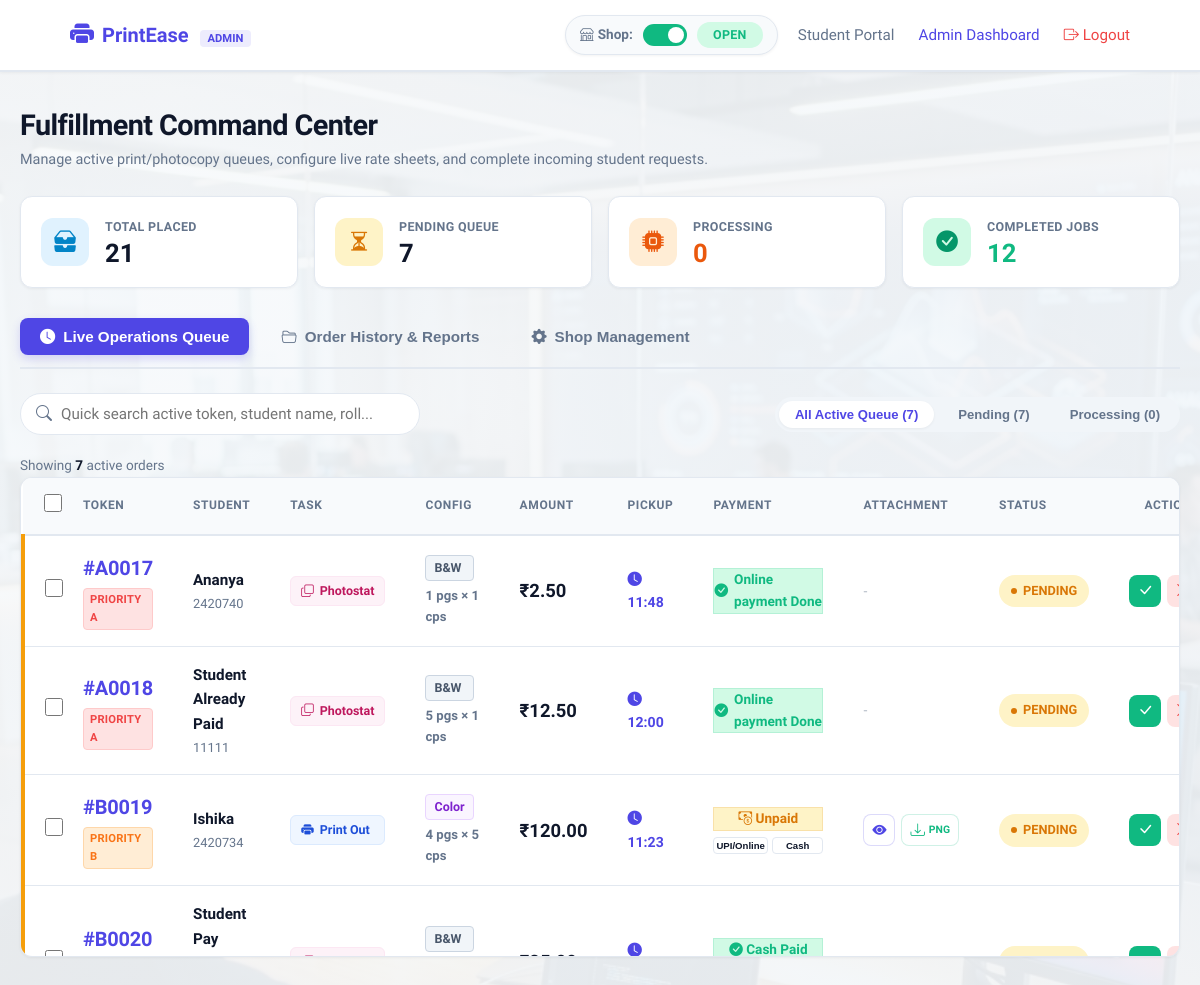
Before: /admin (signed in) with the older database file.
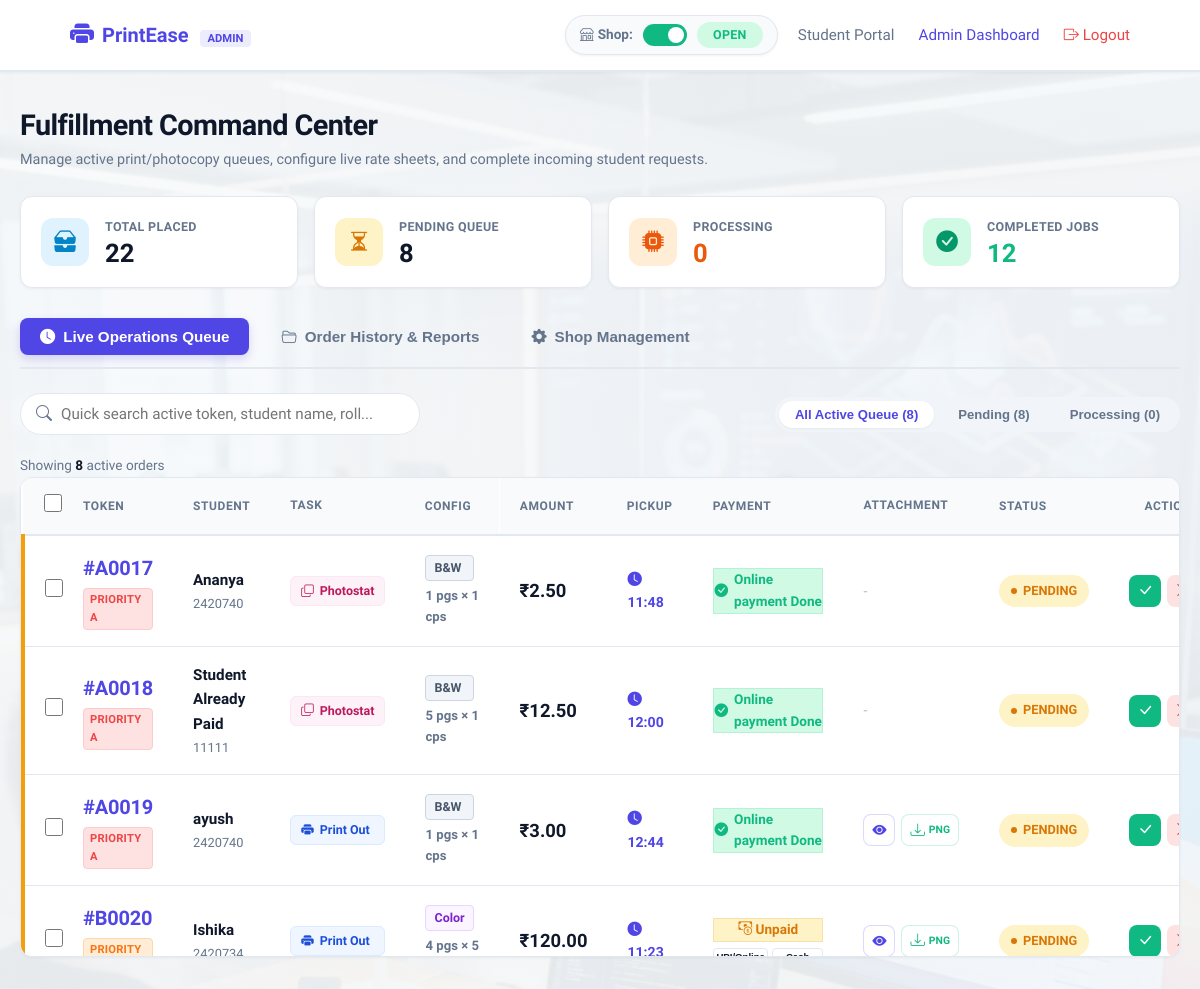
After: the same page with the newer database file.
### tables this page shows
CREATE TABLE orders(
            id INTEGER PRIMARY KEY AUTOINCREMENT,
            token INTEGER,
            name TEXT,
            roll_no TEXT,
            pages INTEGER,
            copies INTEGER DEFAULT 1,
            print_type TEXT,
            pickup_time TEXT,
            payment TEXT,
            status TEXT
        , task_type TEXT DEFAULT 'Print Out', file_path TEXT);

### app.py (the view)
@app.route("/admin")
def admin():
    conn = get_db_connection()
    cursor = conn.cursor()
    cursor.execute("SELECT * FROM orders ORDER BY CASE WHEN status = 'Processing' THEN 1 WHEN status = 'Pending' THEN 2 WHEN status = 'Completed' THEN 3 ELSE 4 END, token ASC, id ASC")
    orders = cursor.fetchall()
    cursor.execute("SELECT key, value FROM settings")
    settings = {row['key']: row['value'] for row in cursor.fetchall()}
    conn.close()
    pwd_error = session.pop("password_error", None)
    pwd_success = session.pop("password_success", None)
    return render_template("admin.html", orders=orders, shop_status=settings.get('shop_status', 'open'), shop_announcement=settings.get('shop_announcement', ''), settings=settings, pwd_error=pwd_error, pwd_success=pwd_success)

### app.py (called while the page is built)
def get_db_connection():
    conn = sqlite3.connect(DATABASE_PATH)
    conn.row_factory = sqlite3.Row
    return conn

@app.before_request
def require_login():
    if request.path.startswith("/admin") and request.path != "/admin/login":
        if not session.get("logged_in"):
            return redirect(url_for("admin_login"))

### templates/admin.html (shortened to what the changed rows need)
<!DOCTYPE html>
<html lang="en">
<head>
    <link rel="stylesheet" href="{{ url_for('static', filename='style.css') }}">
    <link rel="stylesheet" href="https://cdn.jsdelivr.net/npm/bootstrap-icons@1.11.1/font/bootstrap-icons.css">
</head>
<body class="admin-body-bg">
    <main class="container admin-main">
        <section class="admin-title-row">
            <div>
                <h1 class="admin-page-title">Fulfillment Command Center</h1>
            </div>
        </section>
        {% set total_orders = orders|length %}
        {% set pending_count = namespace(val=0) %}
        {% set processing_count = namespace(val=0) %}
        {% set completed_count = namespace(val=0) %}
        {% for order in orders %}
            {% if order.status == 'Pending' %}
                {% set pending_count.val = pending_count.val + 1 %}
            {% elif order.status == 'Processing' %}
                {% set processing_count.val = processing_count.val + 1 %}
            {% elif order.status == 'Completed' %}
                {% set completed_count.val = completed_count.val + 1 %}
            {% endif %}
        {% endfor %}
        <section class="admin-stats-grid" id="statsGrid" style="grid-template-columns: repeat(auto-fit, minmax(220px, 1fr));">
            <div class="stat-box-card">
                <div class="stat-content">
                    <span class="stat-label-title">Total Placed</span>
                    <span class="stat-number-val">{{ total_orders }}</span>
                </div>
            </div>
            <div class="stat-box-card">
                <div class="stat-content">
                    <span class="stat-label-title">Pending Queue</span>
                    <span class="stat-number-val">{{ pending_count.val }}</span>
                </div>
            </div>
        </section>
        <div class="view-panel" id="panel-live-queue">
            <div class="table-toolbar">
                <div class="toolbar-search-wrapper">
                </div>
                <div class="toolbar-filter-tabs" id="liveStatusTabs">
                    <button class="toolbar-tab active" data-live-filter="active">All Active Queue ({{ pending_count.val + processing_count.val }})</button>
                    <button class="toolbar-tab" data-live-filter="pending">Pending ({{ pending_count.val }})</button>
                    <button class="toolbar-tab" data-live-filter="processing">Processing ({{ processing_count.val }})</button>
                </div>
            </div>
            <div class="orders-count-summary" id="liveCountSummary">
            </div>
            <div class="admin-table-container">
                <table class="admin-orders-table" id="liveOrdersTable">
                    <thead>
                        <tr>
                            <th class="checkbox-cell">
                                <input type="checkbox" id="liveSelectAllCheckbox" title="Select All On Screen">
                            </th>
                            <th>Token</th>
                            <th>Student</th>
                            <th>Task</th>
                            <th>Config</th>
                            <th>Amount</th>
                            <th>Pickup</th>
                            <th>Payment</th>
                            <th>Attachment</th>
                            <th>Status</th>
                            <th style="text-align: right; padding-right: 15px;">Actions</th>
                        </tr>
                    </thead>
                    <tbody id="liveOrdersTableBody">
                        {% if orders %}
                            {% for order in orders %}
                            {% if order.status in ['Pending', 'Processing'] %}
                            <tr class="admin-order-row status-row-{{ order.status | lower }}"
                                 data-id="{{ order.id }}"
                                 data-token="{{ order.token | lower }}"
                                 data-name="{{ order.name | lower }}"
                                 data-roll="{{ order.roll_no | lower }}"
                                 data-status="{{ order.status | lower }}"
                                 data-task="{{ order.task_type }}"
                                 data-payment="{{ order.payment }}">
                                <td class="checkbox-cell">
                                    <input type="checkbox" class="order-checkbox" value="{{ order.id }}">
                                </td>
                                <td>
                                    <div class="priority-badge-wrapper">
                                        <span class="order-token-badge">#{{ order.token }}</span>
                                        {% set prefix = order.token[0] %}
                                        {% if prefix == 'A' %}
                                            <span class="priority-indicator-tag prio-a" title="UPI Payment + Pickup within 2 hours">Priority A</span>
                                        {% elif prefix == 'B' %}
                                            <span class="priority-indicator-tag prio-b" title="Pay on Pickup (Cash/UPI) + Pickup within 2 hours">Priority B</span>
                                        {% elif prefix == 'C' %}
                                            <span class="priority-indicator-tag prio-c" title="UPI Payment + Standard Pickup">Priority C</span>
                                        {% elif prefix == 'D' %}
                                            <span class="priority-indicator-tag prio-d" title="Pay on Pickup (Cash/UPI) + Standard Pickup">Priority D</span>
                                        {% endif %}
                                    </div>
                                </td>
                                <td>
                                    <div class="tbl-student-name">{{ order.name }}</div>
                                    <div class="tbl-student-roll">{{ order.roll_no }}</div>
                                </td>
                                <td>
                                    <span class="task-type-badge {{ 'badge-print' if order.task_type == 'Print Out' else 'badge-copy' }}">
                                        <i class="bi {{ 'bi-printer-fill' if order.task_type == 'Print Out' else 'bi-copy' }}"></i>
                                        {{ order.task_type }}
                                    </span>
                                </td>
                                <td>
                                    <div class="tbl-print-specs">
                                        <span class="print-type-tag {{ 'bw' if order.print_type == 'B&W' else 'color' }}">
                                            {{ order.print_type }}
                                        </span>
                                        <div>{{ order.pages }} pgs × {{ order.copies or 1 }} cps</div>
                                    </div>
                                </td>
                                <td class="price-amount">
                                    {% set is_print = order.task_type == 'Print Out' %}
                                    {% set rate = settings.rate_print_color|float if order.print_type == 'Color' and is_print else (settings.rate_photo_color|float if order.print_type == 'Color' else (settings.rate_print_bw|float if is_print else settings.rate_photo_bw|float)) %}
                                    ₹{{ "%.2f"|format(order.pages * (order.copies or 1) * rate) }}
                                </td>
                                <td>
                                    <span class="pickup-time-value"><i class="bi bi-clock-fill"></i> {{ order.pickup_time }}</span>
                                </td>
                                <td>
                                    {% if order.payment == 'UPI Online' %}
                                        <span class="payment-badge paid-upi" title="Online payment via UPI (verified)">
                                            <i class="bi bi-check-circle-fill"></i> Online payment Done
                                        </span>
                                    {% else %}
                                        <div style="display: flex; flex-direction: column; gap: 6px; width: 110px;">
                                            {% if 'Paid' in order.payment %}
                                                <span class="payment-badge paid-upi" style="display: block; text-align: center;">
                                                    <i class="bi bi-check-circle-fill"></i> {% if 'UPI' in order.payment %}Online payment Done{% else %}Cash Paid{% endif %}
                                                </span>
                                            {% else %}
                                                <span class="payment-badge unpaid-cash" style="display: block; text-align: center;">
                                                    <i class="bi bi-cash-coin"></i> Unpaid
                                                </span>
                                                <div style="display: flex; gap: 4px; width: 100%;">
                                                    <form action="/admin/toggle-payment/{{ order.id }}" method="POST" style="margin: 0; flex: 1;">
                                                        <button type="submit" class="btn-secondary" style="font-size: 0.6rem; padding: 2px 2px; width: 100%; border-radius: 4px; border: 1px solid var(--border-color); cursor: pointer; text-align: center; display: block; white-space: nowrap;" title="Verify UPI/Online Payment">
                                                            UPI/Online
                                                        </button>
                                                    </form>
                                                    <form action="/admin/toggle-payment/{{ order.id }}" method="POST" style="margin: 0; flex: 1;">
                                                        <button type="submit" class="btn-secondary" style="font-size: 0.6rem; padding: 2px 2px; width: 100%; border-radius: 4px; border: 1px solid var(--border-color); cursor: pointer; text-align: center; display: block; white-space: nowrap;" title="Verify Cash Payment">
                                                            Cash
                                                        </button>
                                                    </form>
                                                </div>
                                            {% endif %}
                                        </div>
                                    {% endif %}
                                </td>
                                <td>
                                    {% if order.task_type == 'Print Out' %}
                                        {% if order.file_path %}
                                            {% set ext = order.file_path.split('.')[-1].lower() %}
                                            <div class="table-file-btn-group">
                                                {% if ext in ['png', 'jpg', 'jpeg', 'pdf'] %}
                                                    <button class="btn-file-icon-action btn-preview-icon" onclick="openPreviewModal('/uploads/{{ order.file_path }}', '{{ ext }}')" title="Preview Document">
                                                        <i class="bi bi-eye-fill"></i>
                                                    </button>
                                                {% endif %}
                                                <a href="/uploads/{{ order.file_path }}" class="btn-file-icon-action btn-download-icon" download title="Download File">
                                                    <i class="bi bi-download"></i>
                                                    <span class="file-ext-lbl">{{ ext | upper }}</span>
                                                </a>
                                            </div>
                                        {% else %}
                                            <span class="text-error-missing" title="No file attached"><i class="bi bi-exclamation-triangle-fill"></i> None</span>
                                        {% endif %}
                                    {% else %}
                                        <span class="text-muted-dash">-</span>
                                    {% endif %}
                                </td>
                                <td>
                                    <span class="status-indicator-pill state-{{ order.status | lower }}">
                                        <span class="status-pulse-dot"></span>
                                        {{ order.status }}
                                    </span>
                                </td>
                                <td style="text-align: right; padding-right: 15px;">
                                    <div class="table-actions-container">
                                        <form action="/admin/update/{{ order.id }}" method="POST" class="row-action-form">
                                            <button type="submit" class="action-btn-inline done" title="Mark Completed"><i class="bi bi-check-lg"></i></button>
                                        </form>
                                        <form action="/admin/update/{{ order.id }}" method="POST" class="row-action-form">
                                            <button type="submit" class="action-btn-inline cancel" title="Cancel Order" onclick="return confirm('Cancel Order #{{ order.token }}?');"><i class="bi bi-x-lg"></i></button>
                                        </form>
                                    </div>
                                </td>
                            </tr>
                            {% endif %}
                            {% endfor %}
                        {% endif %}
                    </tbody>
                </table>
            </div>
        </div>
    </main>
</body>
</html>

Changed rows visible on the page:
no longer on this page (row edited): orders: token "B0020", name "Student Pay…", print_type "B&W", shows "Cash Paid"
added orders: token "A0019", shows "PRIORITY A", name "ayush", roll_no "2420740", task_type "Print Out", print_type "B&W", pages "1", copies "1", order.pages*(order.copiesor1)*rate "3.00", pickup_time "12:44", payment "UPI Online" (drawn), ext "PNG", status "PENDING"
changed orders "Ishika": token "B0019" → "B0020"; token "PRIORITY B cps" → "PRIORITY…"
Other visible differences:
{{ total_orders }}: "21" → "22"
{{ pending_count.val }}: "7" → "8"
{{ pending_count.val + processing_count.val }}: "7" → "8"
text written by a page script: "Showing 7 active orders" → "Showing 8 active orders"
